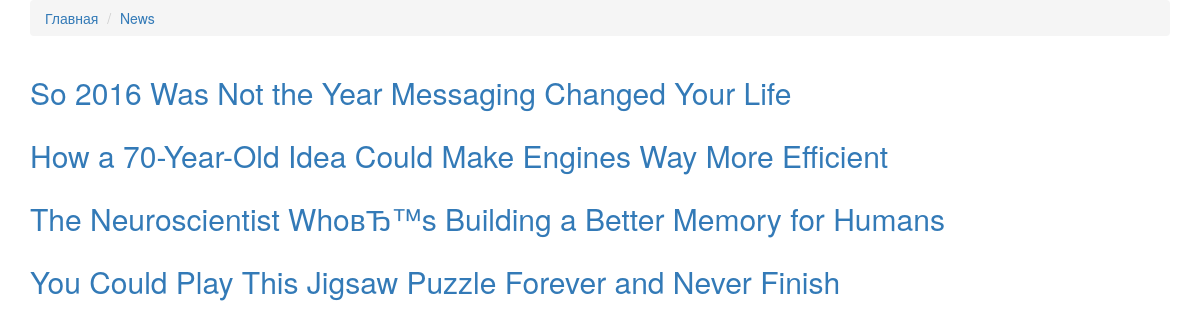
Page /news/ on the committed database.
### tables this page shows
CREATE TABLE IF NOT EXISTS `categories` (
  `id` int(11) NOT NULL AUTO_INCREMENT,
  `name` varchar(100) NOT NULL,
  `alias` varchar(100) NOT NULL,
  `type` int(11) NOT NULL,
  `ord` int(11) NOT NULL,
  `parent_id` int(11) NOT NULL,
  `create` timestamp NOT NULL DEFAULT CURRENT_TIMESTAMP,
  PRIMARY KEY (`id`),
  UNIQUE KEY `name` (`name`,`alias`)
);

CREATE TABLE IF NOT EXISTS `articles` (
  `id` int(11) NOT NULL AUTO_INCREMENT,
  `title` varchar(255) NOT NULL,
  `body` text NOT NULL,
  `category_id` int(11) NOT NULL,
  `create` timestamp NOT NULL DEFAULT CURRENT_TIMESTAMP,
  PRIMARY KEY (`id`)
);

### app/Controllers/HomeController.php (called while the page is built, shortened)
<?
class HomeController
{
	protected $params = array();
	public function __construct($params){
		$this->params = $params;
	}
	public function articles(){
        global $config;
		$alias = explode("/", $this->params[0]);
		$modelArticles = new Articles();
		$modelCategories = new Categories();
        $bredcrambs = $this->getBredcrambs($alias);
		if(count($alias)>1){
            $cat_id = $modelCategories->getId($alias[1]);
			$articles = $modelArticles->getArticlesByCategory($cat_id);
		}else{
            $cat_id = $modelCategories->getCategoriesIdByCategory($alias[0]);
			$articles = $modelArticles->getArticlesByCategory($cat_id);
		}
        require $config->project_dir.'/views/articles.php';
	}
	public function getBredcrambs($alias){
        $modelCategories = new Categories();
        $br = array();
        if(is_array($alias)){
            foreach($alias as $link){
                $id = $modelCategories->getId($link);
                if(empty($id) || $id == 0 ){
                    $this->error();
                    die();
                    break;
                }else{
                    $item=$modelCategories->getCategoryById($id);
                    $br[$item["parent_id"]] = $item;
                }
            }
        }
        return $br;
    }
}
?>

### web/index.php (called while the page is built, shortened)
<?
require __DIR__ .'/../routes.php';
$config = new Config();
$action = 'index';
$params  = array();
$url_path = parse_url($_SERVER['REQUEST_URI'], PHP_URL_PATH);
foreach ($routes as $k=>$map)
{
	if (preg_match($map['pattern'], $url_path, $matches))
	{
		array_shift($matches);
 		foreach ($matches as $index => $value)
		{
			$params[$index] = $value;
		}
		$action = $map['method'];
		break;
	}
}
$route = new $module($params);
$route->$action();
?>

### app/Models/Categories.php (called while the page is built, shortened)
<?
class Categories
{
	protected $db;
	public function __construct()
	{
		global $config;
		$this->db = new \PDO('mysql:host='.$config->host.';dbname='.$config->dbname, $config->username, $config->userpassword);
	}
	public function getCategoriesByCategory($alias)
	{
		$id = $this->getId($alias);
		$stmt = $this->db->query("SELECT id,name,alias FROM categories WHERE parent_id = $id");
		$stmt->setFetchMode(\PDO::FETCH_ASSOC);
		$items = array();
		while($row = $stmt->fetch()){
			$items[]=$row;
		}
		return $items;
	}
    public function getCategoriesIdByCategory($alias)
    {
        $items = $this->getCategoriesByCategory($alias);
        $id = array();
        foreach($items as $item){
            $id[]=$item["id"];
        }
        return $id;
    }
	public function getId($alias)
	{
		$id = 0;
		$stmt = $this->db->query("SELECT id FROM categories WHERE alias = '$alias'");
		$stmt->setFetchMode(\PDO::FETCH_ASSOC);
		if($row = $stmt->fetch()){
			$id = $row["id"];
		}
		return $id;
	}
	public function getCategoryById($id){
        $stmt = $this->db->query("SELECT id,name,alias,parent_id FROM categories WHERE id = $id");
        $stmt->setFetchMode(\PDO::FETCH_ASSOC);
        $row = $stmt->fetch();
        return $row;
    }
}
?>

### app/Models/Articles.php (called while the page is built, shortened)
<?
class Articles
{
	protected $db;
	public function __construct()
	{
		global $config;
		$this->db = new \PDO('mysql:host='.$config->host.';dbname='.$config->dbname, $config->username, $config->userpassword);
	}
	public function getArticlesByCategory($category){
        if(is_array($category)){
            $category = implode(",",$category);
        }
		$stmt = $this->db->query("
			SELECT a.id,a.title,a.body,c.alias AS cat_alias,c.parent_id AS cat_parent
			FROM articles AS a
			LEFT JOIN categories AS c
			ON c.id = a.category_id
			WHERE c.id IN ($category)
		");
		$stmt->setFetchMode(\PDO::FETCH_ASSOC);
		$items = array();
        $modelCat = new Categories();
		while($row = $stmt->fetch()){
            if($row["cat_parent"]>0){
                $row["alias"] = '/'.$modelCat->getCategoryById($row["cat_parent"])['alias'].'/'.$row["cat_alias"].'/'.$row['id'].'/';
            }
			$items[]=$row;
		}
		return $items;
	}
}
?>

### views/articles.php (the view)
<?require 'header.php';?>
<?require 'bredcrambs.php';?>
<div class="container">
	<div class="row">
		<?foreach ($articles as $item){?>
		<div class="col-xs-12">
			<div class="h2"><a href="<?=$item["alias"]?>"><?=$item["title"]?></a></div>
		</div>
		<?}?>
	</div>
</div>
<?require 'footer.php';?>

### views/bredcrambs.php
<?if(!empty($bredcrambs)){?>
    <div class="container">
        <div class="row">
            <div class="col-xs-12">
                <ol class="breadcrumb">
                    <li><a href="/">Главная</a></li>
                    <?foreach ($bredcrambs as $item){?>
                        <li><a href="/<?=$item["alias"]?>/"><?=$item["name"]?></a></li>
                    <?}?>
                </ol>
            </div>
        </div>
    </div>
<?}?>

### rows in the picture
categories: name "News"
articles: title "So 2016 Was Not the Year Messaging Changed Your Life"
articles: title "How a 70-Year-Old Idea Could Make Engines Way More Efficient"
articles: title "The Neuroscientist WhoвЂ™s Building a Better Memory for Humans"
articles: title "You Could Play This Jigsaw Puzzle Forever and Never Finish"
